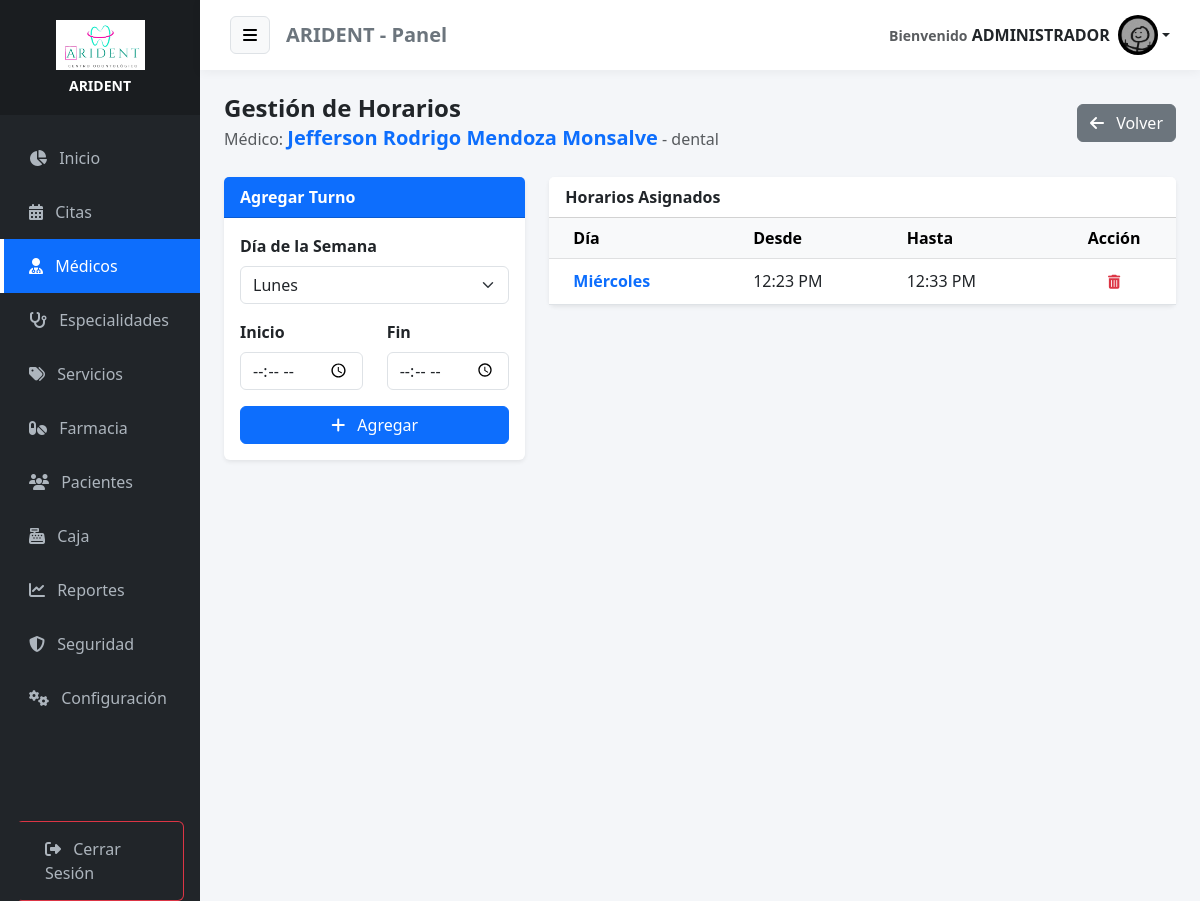
The page /medicos/horarios?id=1 (signed in) on the database its author committed.
### tables this page shows
CREATE TABLE IF NOT EXISTS `configuracion` (
  `id` int NOT NULL,
  `nombre_clinica` varchar(100) DEFAULT NULL,
  `direccion` varchar(255) DEFAULT NULL,
  `telefono` varchar(50) DEFAULT NULL,
  `email` varchar(100) DEFAULT NULL,
  `moneda` varchar(5) DEFAULT 'S/.',
  `logo` varchar(255) DEFAULT NULL,
  PRIMARY KEY (`id`)
);

CREATE TABLE IF NOT EXISTS `medicos` (
  `id_medico` int NOT NULL AUTO_INCREMENT,
  `id_usuario` int NOT NULL,
  `id_especialidad` int NOT NULL,
  `colegiatura` varchar(20) DEFAULT NULL,
  PRIMARY KEY (`id_medico`),
  KEY `id_usuario` (`id_usuario`),
  KEY `id_especialidad` (`id_especialidad`),
  CONSTRAINT `medicos_ibfk_1` FOREIGN KEY (`id_usuario`) REFERENCES `usuarios` (`id_usuario`),
  CONSTRAINT `medicos_ibfk_2` FOREIGN KEY (`id_especialidad`) REFERENCES `especialidades` (`id_especialidad`)
);

CREATE TABLE IF NOT EXISTS `usuarios` (
  `id_usuario` int NOT NULL AUTO_INCREMENT,
  `nombre` varchar(100) NOT NULL,
  `documento_identidad` varchar(20) DEFAULT NULL,
  `email` varchar(100) NOT NULL,
  `telefono` varchar(20) DEFAULT NULL,
  `grupo_sanguineo` varchar(5) DEFAULT NULL,
  `alergias` text,
  `enfermedades_cronicas` text,
  `password` varchar(255) NOT NULL,
  `avatar` varchar(255) DEFAULT NULL,
  `id_rol` int DEFAULT NULL,
  `fecha_creacion` timestamp NULL DEFAULT CURRENT_TIMESTAMP,
  PRIMARY KEY (`id_usuario`),
  UNIQUE KEY `email` (`email`),
  KEY `id_rol` (`id_rol`),
  CONSTRAINT `usuarios_ibfk_1` FOREIGN KEY (`id_rol`) REFERENCES `roles` (`id_rol`)
);

CREATE TABLE IF NOT EXISTS `especialidades` (
  `id_especialidad` int NOT NULL AUTO_INCREMENT,
  `nombre` varchar(100) NOT NULL,
  PRIMARY KEY (`id_especialidad`)
);

CREATE TABLE IF NOT EXISTS `horarios_medicos` (
  `id_horario` int NOT NULL AUTO_INCREMENT,
  `id_medico` int NOT NULL,
  `dia_semana` enum('Lunes','Martes','Miércoles','Jueves','Viernes','Sábado','Domingo') NOT NULL,
  `hora_inicio` time NOT NULL,
  `hora_fin` time NOT NULL,
  PRIMARY KEY (`id_horario`),
  KEY `id_medico` (`id_medico`),
  CONSTRAINT `horarios_medicos_ibfk_1` FOREIGN KEY (`id_medico`) REFERENCES `medicos` (`id_medico`) ON DELETE CASCADE
);

### app/controllers/MedicoController.php (called while the page is built, shortened)
<?php
require_once APP_ROOT . '/models/Medico.php';
class MedicoController {
    public function horarios() {
        $database = new Database();
        $db = $database->connect();
        $medicoModel = new Medico($db);
        $id_medico = $_GET['id'];
        $medico = $medicoModel->obtenerPorId($id_medico);
        $horarios = $medicoModel->obtenerHorarios($id_medico);
        require_once APP_ROOT . '/views/admin/horarios_medico.php';
    }
}

### app/models/Configuracion.php (called while the page is built, shortened)
<?php
class Configuracion {
    private $conn;
    private $table = 'configuracion';
    public function __construct($db) {
        $this->conn = $db;
    }
    public function obtener() {
        $query = "SELECT * FROM " . $this->table . " WHERE id = 1";
        $stmt = $this->conn->prepare($query);
        $stmt->execute();
        return $stmt->fetch(PDO::FETCH_ASSOC);
    }
}

### app/models/Medico.php (called while the page is built, shortened)
<?php
class Medico {
    private $conn;
    private $table = 'medicos';
    public function __construct($db) { $this->conn = $db; }
    public function obtenerPorId($id) {
        $query = 'SELECT m.id_medico, u.nombre, e.nombre as especialidad FROM ' . $this->table . ' m JOIN usuarios u ON m.id_usuario = u.id_usuario JOIN especialidades e ON m.id_especialidad = e.id_especialidad WHERE m.id_medico = :id';
        $stmt = $this->conn->prepare($query); $stmt->bindParam(':id', $id); $stmt->execute();
        return $stmt->fetch(PDO::FETCH_ASSOC);
    }
    public function obtenerHorarios($id) {
        $query = "SELECT * FROM horarios_medicos WHERE id_medico = :id ORDER BY FIELD(dia_semana, 'Lunes', 'Martes', 'Miércoles', 'Jueves', 'Viernes', 'Sábado', 'Domingo'), hora_inicio";
        $stmt = $this->conn->prepare($query); $stmt->bindParam(':id', $id); $stmt->execute(); return $stmt->fetchAll(PDO::FETCH_ASSOC);
    }
}

### app/views/admin/horarios_medico.php (the view, shortened to what this page needs)
<?php require_once APP_ROOT . '/views/layouts/header.php'; ?>
<div class="d-flex justify-content-between align-items-center mb-4">
    <div>
        <h4 class="fw-bold mb-0 text-dark">Gestión de Horarios</h4>
        <p class="text-muted mb-0">Médico: <strong class="text-primary fs-5"><?php echo $medico['nombre']; ?></strong> - <?php echo $medico['especialidad']; ?></p>
    </div>
    <a href="<?php echo BASE_URL; ?>/medicos" class="btn btn-secondary"><i class="fas fa-arrow-left me-2"></i> Volver</a>
</div>
<div class="row">
    <div class="col-md-4">
        <div class="card shadow-sm border-0">
            <div class="card-header bg-primary text-white fw-bold">Agregar Turno</div>
            <div class="card-body">
                <form action="<?php echo BASE_URL; ?>/medicos/guardarHorario" method="POST">
                    <div class="mb-3">
                        <label class="form-label fw-bold">Día de la Semana</label>
                        <select name="dia" class="form-select" required>
                            <option value="Lunes">Lunes</option>
                        </select>
                    </div>
                    <div class="row mb-3">
                        <div class="col-6">
                            <label class="form-label fw-bold">Inicio</label>
                            <input type="time" name="inicio" class="form-control" required>
                        </div>
                        <div class="col-6">
                            <label class="form-label fw-bold">Fin</label>
                            <input type="time" name="fin" class="form-control" required>
                        </div>
                    </div>
                    <div class="d-grid">
                        <button type="submit" class="btn btn-primary"><i class="fas fa-plus me-2"></i> Agregar</button>
                    </div>
                </form>
            </div>
        </div>
    </div>
    <div class="col-md-8">
        <div class="card shadow-sm border-0">
            <div class="card-header bg-white fw-bold">Horarios Asignados</div>
            <div class="card-body p-0">
                <div class="table-responsive">
                    <table class="table table-hover align-middle mb-0">
                        <thead class="table-light">
                            <tr>
                                <th class="ps-4">Día</th>
                                <th>Desde</th>
                                <th>Hasta</th>
                                <th class="text-center">Acción</th>
                            </tr>
                        </thead>
                        <tbody>
                            <?php if(!empty($horarios)): ?>
                                <?php foreach($horarios as $h): ?>
                                <tr>
                                    <td class="ps-4 fw-bold text-primary"><?php echo $h['dia_semana']; ?></td>
                                    <td><?php echo date('h:i A', strtotime($h['hora_inicio'])); ?></td>
                                    <td><?php echo date('h:i A', strtotime($h['hora_fin'])); ?></td>
                                    <td class="text-center">
                                        <a href="<?php echo BASE_URL; ?>/medicos/eliminarHorario?id=<?php echo $h['id_horario']; ?>&id_medico=<?php echo $medico['id_medico']; ?>" class="btn btn-sm btn-outline-danger border-0"><i class="fas fa-trash-alt"></i></a>
                                    </td>
                                </tr>
                                <?php endforeach; ?>
                            <?php else: ?>
                                <tr><td colspan="4" class="text-center py-4 text-muted">Este médico no tiene horarios definidos (Trabaja 08:00 - 20:00 por defecto).</td></tr>
                            <?php endif; ?>
                        </tbody>
                    </table>
                </div>
            </div>
        </div>
    </div>
</div>
<?php require_once APP_ROOT . '/views/layouts/footer.php'; ?>

### app/views/layouts/header.php (shortened to what this page needs)
<?php
require_once APP_ROOT . '/models/Configuracion.php';
$db_header = new Database();
$conn_header = $db_header->connect();
$configModel_header = new Configuracion($conn_header);
$empresa_header = $configModel_header->obtener();
$nombre_app = !empty($empresa_header['nombre_clinica']) ? $empresa_header['nombre_clinica'] : 'MediCitas';
$logo_app   = !empty($empresa_header['logo']) ? $empresa_header['logo'] : null;
$rol = $_SESSION['id_de_rol_de_usuario'] ?? 0;
$uri = $_SERVER['REQUEST_URI'];
?>
<!DOCTYPE html>
<html lang="es">
<head>
    <link href="https://cdn.jsdelivr.net/npm/bootstrap@5.3.0/dist/css/bootstrap.min.css" rel="stylesheet">
    <link rel="stylesheet" href="https://cdnjs.cloudflare.com/ajax/libs/font-awesome/6.4.0/css/all.min.css">
    <link rel="stylesheet" href="https://cdn.datatables.net/1.13.4/css/dataTables.bootstrap5.min.css">
    <link rel="stylesheet" href="https://cdn.datatables.net/buttons/2.3.6/css/buttons.bootstrap5.min.css">
    <link href="https://cdn.jsdelivr.net/npm/select2@4.1.0-rc.0/dist/css/select2.min.css" rel="stylesheet">
    <link href="https://cdn.jsdelivr.net/npm/select2-bootstrap-5-theme@1.3.0/dist/select2-bootstrap-5-theme.min.css" rel="stylesheet">
</head>
<body>
<div class="container-fluid">
    <div class="row flex-nowrap">
        <div class="col-auto col-md-3 col-xl-2 px-0 sidebar-col bg-dark" id="sidebar">
            <div class="logo-area">
                <?php if ($logo_app && file_exists(APP_ROOT . '/../public/uploads/' . $logo_app)): ?>
                    <div class="mb-2">
                        <img src="<?php echo BASE_URL; ?>/uploads/<?php echo $logo_app; ?>" class="img-fluid" style="max-height:50px;">
                    </div>
                    <h6 class="text-white mb-0 fw-bold small"><?php echo $nombre_app; ?></h6>
                <?php else: ?>
                    <h4 class="text-white mb-0">
                        <i class="fas fa-heartbeat text-primary"></i> <?php echo $nombre_app; ?>
                    </h4>
                <?php endif; ?>
            </div>
            <div class="sidebar-menu mt-3">
                <a href="<?= BASE_URL ?>/home" class="<?= strpos($uri,'home')!==false?'active':'' ?>">
                    <i class="fas fa-chart-pie me-2"></i> Inicio
                </a>
                <a href="<?= BASE_URL ?>/citas" class="<?= strpos($uri,'citas')!==false?'active':'' ?>">
                    <i class="fas fa-calendar-alt me-2"></i> Citas
                </a>
                <?php if ($rol == 1): ?>
                    <a href="<?= BASE_URL ?>/medicos" class="<?= strpos($uri,'medicos')!==false?'active':'' ?>"><i class="fas fa-user-md me-2"></i> Médicos</a>
                    <a href="<?= BASE_URL ?>/especialidades" class="<?= strpos($uri,'especialidades')!==false?'active':'' ?>"><i class="fas fa-stethoscope me-2"></i> Especialidades</a>
                    <a href="<?= BASE_URL ?>/servicios" class="<?= strpos($uri,'servicios')!==false?'active':'' ?>"><i class="fas fa-tags me-2"></i> Servicios</a>
                <?php endif; ?>
                <?php if ($rol == 1 || $rol == 4): ?>
                    <a href="<?= BASE_URL ?>/medicamentos" class="<?= strpos($uri,'medicamentos')!==false?'active':'' ?>"><i class="fas fa-pills me-2"></i> Farmacia</a>
                    <a href="<?= BASE_URL ?>/pacientes" class="<?= strpos($uri,'pacientes')!==false?'active':'' ?>"><i class="fas fa-users me-2"></i> Pacientes</a>
                    <a href="<?= BASE_URL ?>/pagos" class="<?= strpos($uri,'pagos')!==false?'active':'' ?>"><i class="fas fa-cash-register me-2"></i> Caja</a>
                <?php endif; ?>
                <?php if ($rol == 1): ?>
                    <a href="<?= BASE_URL ?>/reportes" class="<?= strpos($uri,'reportes')!==false?'active':'' ?>"><i class="fas fa-chart-line me-2"></i> Reportes</a>
                    <a href="<?= BASE_URL ?>/auditoria" class="<?= strpos($uri,'auditoria')!==false?'active':'' ?>"><i class="fas fa-shield-alt me-2"></i> Seguridad</a>
                    <a href="<?= BASE_URL ?>/configuracion" class="<?= strpos($uri,'configuracion')!==false?'active':'' ?>"><i class="fas fa-cogs me-2"></i> Configuración</a>
                <?php endif; ?>
                <div class="mt-5 pt-5 px-3">
                    <a href="<?= BASE_URL ?>/auth/logout" class="btn btn-outline-danger w-100 text-start">
                        <i class="fas fa-sign-out-alt me-2"></i> Cerrar Sesión
                    </a>
                </div>
            </div>
        </div>
        <div class="col content-col">
            <div class="top-navbar mb-4">
                <div class="d-flex align-items-center">
                    <button class="btn btn-light me-3 border" id="menu-toggle"><i class="fas fa-bars"></i></button>
                    <h5 class="m-0 text-secondary fw-bold d-none d-md-block"><?= $nombre_app ?> - Panel</h5>
                </div>
                <div class="dropdown">
                    <a class="nav-link dropdown-toggle fw-bold text-dark d-flex align-items-center" data-bs-toggle="dropdown">
                        <div class="me-2 text-end d-none d-md-block">
                            <small class="text-muted">Bienvenido</small>
                            <span><?= $_SESSION['user_name'] ?? 'Usuario' ?></span>
                        </div>
                        <?php if (!empty($_SESSION['user_avatar']) && file_exists(APP_ROOT . '/../public/uploads/' . $_SESSION['user_avatar'])): ?>
                            <img src="<?= BASE_URL ?>/uploads/<?= $_SESSION['user_avatar'] ?>" class="rounded-circle" style="width:40px;height:40px;">
                        <?php else: ?>
                            <i class="fas fa-user-circle fa-2x text-primary"></i>
                        <?php endif; ?>
                    </a>
                </div>
            </div>
            <div class="container-fluid px-4">

### app/views/layouts/header.php (style rules this page uses)
body { background-color: #f4f6f9; font-family: 'Segoe UI', sans-serif; overflow-x: hidden; }
.sidebar-col { min-height: 100vh; background: #212529; box-shadow: 2px 0 5px rgba(0,0,0,0.1); padding: 0; transition: all 0.3s; }
.logo-area { background: #1a1d20; padding: 20px 0; text-align: center; }
.sidebar-menu a { color: #adb5bd; text-decoration: none; display: block; padding: 15px 25px; border-left: 4px solid transparent; transition: 0.3s; }
.sidebar-menu a.active { background: #0d6efd; color: white; border-left-color: white; }
.content-col { padding: 0; background-color: #f4f6f9; transition: all 0.3s; }
.top-navbar { background: white; padding: 15px 30px; box-shadow: 0 2px 10px rgba(0,0,0,0.05); display: flex; justify-content: space-between; align-items: center; }

### rows shown on the page
configuracion: logo (picture), nombre_clinica "ARIDENT"
medicos: id_usuario.nombre "Jefferson Rodrigo Mendoza Monsalve", id_especialidad.nombre "dental"
horarios_medicos: dia_semana "Miércoles", hora_inicio "12:23 PM", hora_fin "12:33 PM"

### other values the page prints
$_SESSION['user_name'] "ADMINISTRADOR"
